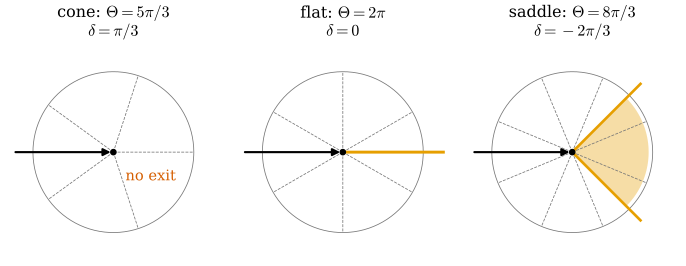

Recreate this plot in Python.
"""Figure 44.2.2: which continuations through a vertex are locally shortest (Section 44.2, Proposition 44.2.5).

Three vertex stars of m equilateral triangles: m = 5 (Theta = 5 pi/3, delta = pi/3, cone), m = 6 (flat), m = 8
(Theta = 8 pi/3, delta = -2 pi/3, saddle). Angle diagram: the directions at the vertex are drawn on a circle with the
intrinsic angle alpha in [0, Theta) mapped linearly to the drawn angle 2 pi alpha / Theta (so angles are to scale
relative to Theta, not Euclidean: schematic of the exact angle bookkeeping). Gray spokes: the edges of the star.
Black arrow: the incoming path, arriving along alpha_in = 0. Orange: the outgoing directions alpha_out with
theta_l = alpha_out - alpha_in >= pi and theta_r = Theta - theta_l >= pi, i.e. alpha_out in [pi, Theta - pi]
(empty, a single ray, an arc of width Theta - 2 pi = -delta).
Self-checks: the angle sums of ch44.equilateral_star(m) equal m pi / 3; the admissible arc has width max(0, -delta).

Run from the project root: PYTHONPATH=tools python3 chapters/44-discrete-geodesics/figures/fig-44-2-2-vertex-exits.py
"""

import pathlib
import sys

import dgmesh as dm
import dgfig

dgfig.setup()
import matplotlib.pyplot as plt  # noqa: E402
import numpy as np  # noqa: E402

sys.path.insert(0, str(pathlib.Path(__file__).resolve().parents[1] / "lib"))
import ch44  # noqa: E402

col = dgfig.COLORS
fig, axes = plt.subplots(1, 3, figsize=(7.2, 2.9))
for ax, m, name in zip(axes, (5, 6, 8), ("cone", "flat", "saddle")):
    V, F = ch44.equilateral_star(m)
    Theta = dm.angle_sums(V, F)[0]
    assert abs(Theta - m * np.pi / 3) < 1e-9
    delta = 2 * np.pi - Theta
    to_draw = lambda a: 2 * np.pi * a / Theta + np.pi  # noqa: E731  (incoming from the left: alpha = 0 at angle pi)
    tt = np.linspace(0, 2 * np.pi, 300)
    ax.plot(np.cos(tt), np.sin(tt), color=col["aux"], lw=0.6)
    for k in range(m):
        a = to_draw(k * np.pi / 3 + np.pi / 6)
        ax.plot([0, np.cos(a)], [0, np.sin(a)], color=col["aux"], lw=0.6, ls="--")
    # incoming path along alpha_in = 0
    a0 = to_draw(0.0)
    ax.annotate("", xy=(0, 0), xytext=(1.25 * np.cos(a0), 1.25 * np.sin(a0)),
                arrowprops=dict(arrowstyle="-|>", color=col["main"], lw=1.6))
    lo, hi = np.pi, Theta - np.pi
    width = max(0.0, hi - lo)
    assert abs(width - max(0.0, -delta)) < 1e-9
    if hi > lo + 1e-9:
        aa = np.linspace(to_draw(lo), to_draw(hi), 60)
        ax.fill(np.concatenate([[0], 0.95 * np.cos(aa), [0]]), np.concatenate([[0], 0.95 * np.sin(aa), [0]]),
                color=col["accent"], alpha=0.35, lw=0)
        for a in (lo, hi):
            ax.plot([0, 1.2 * np.cos(to_draw(a))], [0, 1.2 * np.sin(to_draw(a))], color=col["accent"], lw=2.0)
    elif abs(hi - lo) < 1e-9:
        a = to_draw(lo)
        ax.plot([0, 1.25 * np.cos(a)], [0, 1.25 * np.sin(a)], color=col["accent"], lw=2.2)
    else:
        ax.text(0.15, -0.35, "no exit", fontsize=11, color=col["normal"])
    ax.plot(0, 0, "o", color=col["main"], ms=4)
    ax.set_aspect("equal")
    ax.set_xlim(-1.35, 1.35)
    ax.set_ylim(-1.35, 1.35)
    ax.set_axis_off()
    frac = {5: r"5\pi/3", 6: r"2\pi", 8: r"8\pi/3"}[m]
    dlab = {5: r"\pi/3", 6: r"0", 8: r"-2\pi/3"}[m]
    ax.set_title(f"{name}: $\\Theta = {frac}$\n$\\delta = {dlab}$", fontsize=12)
fig.subplots_adjust(left=0.01, right=0.99, top=0.8, bottom=0.02, wspace=0.05)
dgfig.save(fig, __file__)
